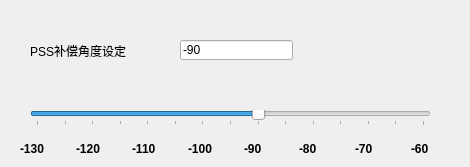
   <widget class="QWidget" name="tab_2">
    <attribute name="title">
     <string>PSS补偿目标角度设定</string>
    </attribute>
    <widget class="QLineEdit" name="lineEdit_PSSSettingValue">
     <property name="geometry">
      <rect>
       <x>180</x>
       <y>40</y>
       <width>113</width>
       <height>20</height>
      </rect>
     </property>
     <property name="text">
      <string>-90</string>
     </property>
    </widget>
    <widget class="QLabel" name="label_11">
     <property name="geometry">
      <rect>
       <x>30</x>
       <y>40</y>
       <width>131</width>
       <height>21</height>
      </rect>
     </property>
     <property name="text">
      <string>PSS补偿角度设定</string>
     </property>
    </widget>
    <widget class="QSlider" name="Slider_PSSSettingValue">
     <property name="geometry">
      <rect>
       <x>30</x>
       <y>110</y>
       <width>401</width>
       <height>16</height>
      </rect>
     </property>
     <property name="contextMenuPolicy">
      <enum>Qt::DefaultContextMenu</enum>
     </property>
     <property name="minimum">
      <number>-130</number>
     </property>
     <property name="maximum">
      <number>-60</number>
     </property>
     <property name="singleStep">
      <number>5</number>
     </property>
     <property name="pageStep">
      <number>1</number>
     </property>
     <property name="value">
      <number>-90</number>
     </property>
     <property name="sliderPosition">
      <number>-90</number>
     </property>
     <property name="orientation">
      <enum>Qt::Horizontal</enum>
     </property>
     <property name="tickPosition">
      <enum>QSlider::TicksBelow</enum>
     </property>
     <property name="tickInterval">
      <number>5</number>
     </property>
    </widget>
    <widget class="QWidget" name="layoutWidget">
     <property name="geometry">
      <rect>
       <x>20</x>
       <y>140</y>
       <width>441</width>
       <height>18</height>
      </rect>
     </property>
     <layout class="QHBoxLayout" name="horizontalLayout_2">
      <item>
       <widget class="QLabel" name="label_12">
        <property name="font">
         <font>
          <pointsize>9</pointsize>
          <weight>75</weight>
          <bold>true</bold>
         </font>
        </property>
        <property name="text">
         <string>-130</string>
        </property>
       </widget>
      </item>
      <item>
       <widget class="QLabel" name="label_17">
        <property name="font">
         <font>
          <pointsize>9</pointsize>
          <weight>75</weight>
          <bold>true</bold>
         </font>
        </property>
        <property name="text">
         <string>-120</string>
        </property>
       </widget>
      </item>
      <item>
       <widget class="QLabel" name="label_16">
        <property name="font">
         <font>
          <pointsize>9</pointsize>
          <weight>75</weight>
          <bold>true</bold>
         </font>
        </property>
        <property name="text">
         <string>-110</string>
        </property>
       </widget>
      </item>
      <item>
       <widget class="QLabel" name="label_15">
        <property name="font">
         <font>
          <pointsize>9</pointsize>
          <weight>75</weight>
          <bold>true</bold>
         </font>
        </property>
        <property name="text">
         <string>-100</string>
        </property>
       </widget>
      </item>
      <item>
       <widget class="QLabel" name="label_14">
        <property name="font">
         <font>
          <pointsize>9</pointsize>
          <weight>75</weight>
          <bold>true</bold>
         </font>
        </property>
        <property name="text">
         <string>-90</string>
        </property>
       </widget>
      </item>
      <item>
       <widget class="QLabel" name="label_18">
        <property name="font">
         <font>
          <pointsize>9</pointsize>
          <weight>75</weight>
          <bold>true</bold>
         </font>
        </property>
        <property name="text">
         <string>-80</string>
        </property>
       </widget>
      </item>
      <item>
       <widget class="QLabel" name="label_40">
        <property name="font">
         <font>
          <pointsize>9</pointsize>
          <weight>75</weight>
          <bold>true</bold>
         </font>
        </property>
        <property name="text">
         <string>-70</string>
        </property>
       </widget>
      </item>
      <item>
       <widget class="QLabel" name="label_41">
        <property name="font">
         <font>
          <pointsize>9</pointsize>
          <weight>75</weight>
          <italic>false</italic>
          <bold>true</bold>
          <underline>false</underline>
          <strikeout>false</strikeout>
         </font>
        </property>
        <property name="text">
         <string>-60</string>
        </property>
       </widget>
      </item>
     </layout>
    </widget>
   </widget>
